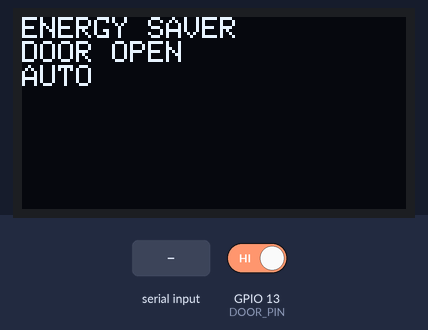
Simulated run of this sketch. Board: ESP8266 (NodeMCU). Parts: 128×64 one-colour display. The inputs (shaded band) are chosen by the test bench; at power-on: GPIO 13 (DOOR_PIN) HIGH. What the sketch prints to the serial monitor is not drawn.

Above: at 1.6 s.
1.7 s: GPIO 13 (DOOR_PIN) driven LOW
At 3.1 s:
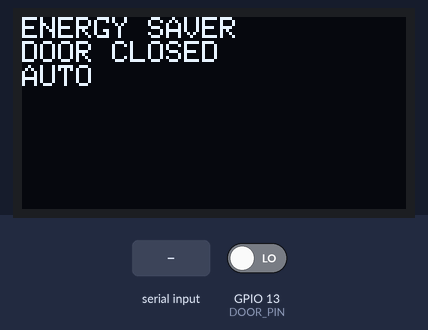
3.5 s: "WAKE\n" received over the second serial link
At 4.6 s:
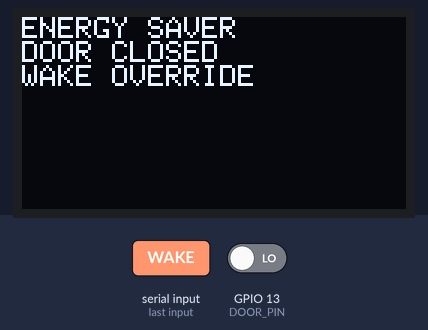
5.5 s: GPIO 13 (DOOR_PIN) driven HIGH
At 7.4 s:
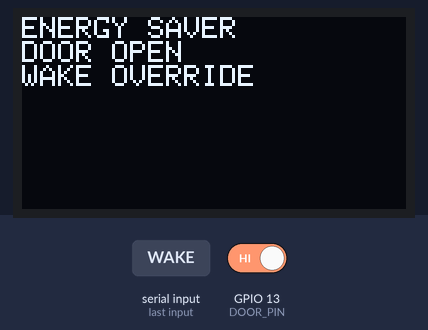
Timing chart, 0 to 8.9 s (numbered marks = the images above; inputs shaded):
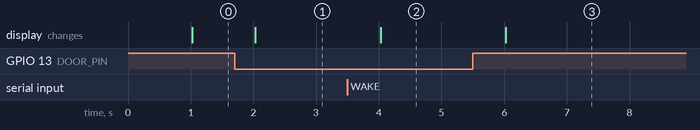

Measured:
- after the input at 1.7 s, the display: changes after 0.33 s (image 1)
- after the input at 3.5 s, the display: changes after 0.53 s (image 2)
- after the input at 5.5 s, the display: changes after 0.53 s (image 3)

The sketch:

room-climate-hub-energy-saver.ino
```cpp
#include <Arduino.h>
#include <ESP8266WiFi.h>
#include <Wire.h>
#include <SoftwareSerial.h>
#include <Adafruit_GFX.h>
#include <Adafruit_SSD1306.h>
#include "policy.h"
constexpr uint8_t DOOR_PIN=13, SDA_PIN=4, SCL_PIN=5, BLE_RX=14, BLE_TX=12;
SoftwareSerial ble(BLE_RX,BLE_TX);
Adafruit_SSD1306 oled(128,64,&Wire,-1);
EnergyPolicy policy;
LineParser parser;
bool oledPresent=false,lastDisplay=true;
uint32_t lastReport=0;
void report(){
 char out[160];
 snprintf(out,sizeof(out),"{\"id\":4,\"door_open\":%s,\"display_on\":%s,\"oled_present\":%s,\"override_active\":%s}",
 policy.doorOpen?"true":"false",policy.displayOn?"true":"false",oledPresent?"true":"false",policy.overrideActive?"true":"false");
 Serial.println(out);ble.println(out);
}
void setup(){
 Serial.begin(115200);WiFi.mode(WIFI_OFF);
 pinMode(DOOR_PIN,INPUT_PULLUP);Wire.begin(SDA_PIN,SCL_PIN);
 ble.begin(9600);
 oledPresent=oled.begin(SSD1306_SWITCHCAPVCC,0x3C);
 if(oledPresent){oled.clearDisplay();oled.setTextSize(1);oled.setTextColor(SSD1306_WHITE);}
 report();
}
void loop(){
 uint32_t now=millis();policy.update(digitalRead(DOOR_PIN)==HIGH,now);
 while(ble.available()){
  int result=parser.feed(char(ble.read()));
  if(result==1){if(policy.command(parser.buf,now))report();else ble.println("{\"error\":\"unknown_command\"}");}
  if(result==-1)ble.println("{\"error\":\"line_too_long\"}");
 }
 if(oledPresent){
  if(policy.displayOn!=lastDisplay){oled.ssd1306_command(policy.displayOn?SSD1306_DISPLAYON:SSD1306_DISPLAYOFF);lastDisplay=policy.displayOn;}
  if(policy.displayOn && uint32_t(now-lastReport)>=1000){
   oled.clearDisplay();oled.setCursor(0,0);oled.println("ENERGY SAVER");oled.println(policy.doorOpen?"DOOR OPEN":"DOOR CLOSED");oled.println(policy.overrideActive?"WAKE OVERRIDE":"AUTO");oled.display();
  }
 }
 if(uint32_t(now-lastReport)>=1000){lastReport=now;report();}
 delay(2);
}
```

policy.h
```cpp
#pragma once
#include <stdint.h>
#include <string.h>
struct EnergyPolicy {
  bool doorOpen=true, rawOpen=true, displayOn=true, overrideActive=false;
  uint32_t changedAt=0, closedAt=0, wakeAt=0;
  static constexpr uint32_t debounceMs=50, idleMs=15000, wakeMs=30000;
  void update(bool open,uint32_t now) {
    if(open!=rawOpen){rawOpen=open;changedAt=now;}
    if(rawOpen!=doorOpen && uint32_t(now-changedAt)>=debounceMs){
      doorOpen=rawOpen;if(!doorOpen)closedAt=now;
    }
    if(overrideActive && uint32_t(now-wakeAt)>=wakeMs)overrideActive=false;
    displayOn=doorOpen||overrideActive||uint32_t(now-closedAt)<idleMs;
  }
  bool command(const char* cmd,uint32_t now){
    if(strcmp(cmd,"STATUS")==0)return true;
    if(strcmp(cmd,"WAKE")==0){overrideActive=true;wakeAt=now;displayOn=true;return true;}
    return false;
  }
};
struct LineParser {
 char buf[17]{};uint8_t count=0;bool overflow=false;
 // Returns 1 for complete command, -1 for rejected overlong line, 0 otherwise.
 int feed(char c){
   if(c=='\r')return 0;
   if(c=='\n'){buf[count]=0;int result=overflow?-1:1;count=0;overflow=false;return result;}
   if(count<16&&!overflow)buf[count++]=c;else overflow=true;
   return 0;
 }
};
```
